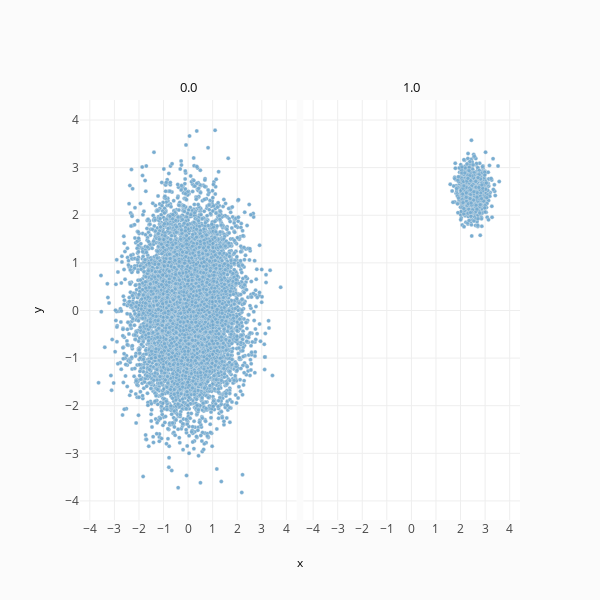

Write notebook code for a chart like this one.
### Code cell
X = np.vstack((np.array(regulars), np.array(anomalies)))
print(X.shape)
y = np.array([0 for _ in range(len(regulars))] + [1 for _ in range(len(anomalies))]).reshape(-1, 1)
print(y.shape)
X = np.hstack((X, y))
print(X.shape)
test_df = pd.DataFrame(data=X, columns=['x', 'y', 'label'])

fig = ff.create_facet_grid(
    test_df,
    x='x',
    y='y',
    facet_col='label',
    marker=dict(size=4,
                line=dict(width=0.3,
                          color='rgb(230,230,230)'))
)

iplot(fig)

### Figure 1 — Plotly figure (JSON) as saved in the notebook; plotly's stock layout.template omitted (floating-point values rounded to 4 significant figures; data arrays with more than 128 entries replaced by an {"elided": "..."} marker saying what was removed)
{"data": [{"marker": {"color": "rgb(31, 119, 180)", "line": {"color": "rgb(230,230,230)", "width": 0.3}, "size": 4}, "mode": "markers", "opacity": 0.6, "type": "scatter", "uid": "01245486-bcef-11e8-aed8-bcee7b594fb1", "x": {"elided": "10000 float values"}, "xaxis": "x", "y": {"elided": "10000 float values"}, "yaxis": "y"}, {"marker": {"color": "rgb(31, 119, 180)", "line": {"color": "rgb(230,230,230)", "width": 0.3}, "size": 4}, "mode": "markers", "opacity": 0.6, "type": "scatter", "uid": "01245487-bcef-11e8-aed8-bcee7b594fb1", "x": {"elided": "1000 float values"}, "xaxis": "x2", "y": {"elided": "1000 float values"}, "yaxis": "y"}], "layout": {"annotations": [{"font": {"color": "#0f0f0f", "size": 13}, "showarrow": false, "text": "0.0", "textangle": 0, "x": 0.2462, "xanchor": "center", "xref": "paper", "y": 1.03, "yanchor": "middle", "yref": "paper"}, {"font": {"color": "#0f0f0f", "size": 13}, "showarrow": false, "text": "1.0", "textangle": 0, "x": 0.7537, "xanchor": "center", "xref": "paper", "y": 1.03, "yanchor": "middle", "yref": "paper"}, {"font": {"color": "#000000", "size": 12}, "showarrow": false, "text": "x", "textangle": 0, "x": 0.5, "xanchor": "center", "xref": "paper", "y": -0.1, "yanchor": "middle", "yref": "paper"}, {"font": {"color": "#000000", "size": 12}, "showarrow": false, "text": "y", "textangle": -90, "x": -0.1, "xanchor": "center", "xref": "paper", "y": 0.5, "yanchor": "middle", "yref": "paper"}], "height": 600, "legend": {"bgcolor": "#efefef", "borderwidth": 1, "x": 1.05, "y": 1, "yanchor": "top"}, "paper_bgcolor": "rgb(251, 251, 251)", "showlegend": false, "title": "", "width": 600, "xaxis": {"anchor": "y", "domain": [0, 0.4925], "dtick": 1, "range": [-4.4, 4.42], "ticklen": 0, "zeroline": false}, "xaxis2": {"anchor": "free", "domain": [0.5075, 1], "dtick": 1, "position": 0, "range": [-4.4, 4.42], "ticklen": 0, "zeroline": false}, "yaxis": {"anchor": "x", "domain": [0, 1], "dtick": 1, "range": [-4.4, 4.42], "ticklen": 0, "zeroline": false}}}
